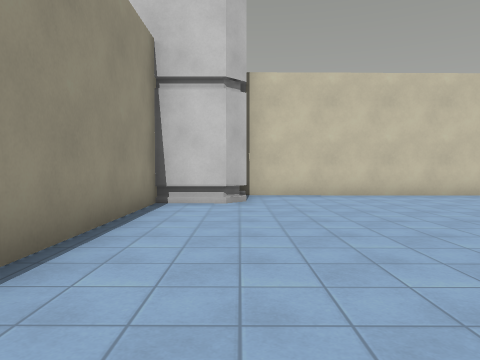
View 1 (above)

24 first-person views from a walk through a level from a Godot 3-D game. The camera is 1.4 m above the floor, tilts 2° down and sees 70° across. The floor is counted in squares, 2 m on a side. Each view is taken from the middle of a square. On the plan, view 1 faces up. The plan holds only what a view shows up to about 11 squares ahead; the rest is blank. The place goes on beyond the plan. Characters and animated objects are not drawn. Surface patterns are stand-ins for the level's own textures.

View 2
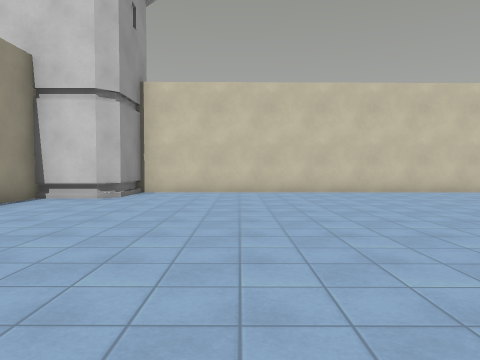

View 3
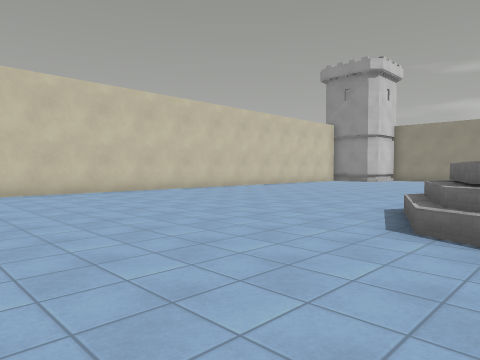

View 4
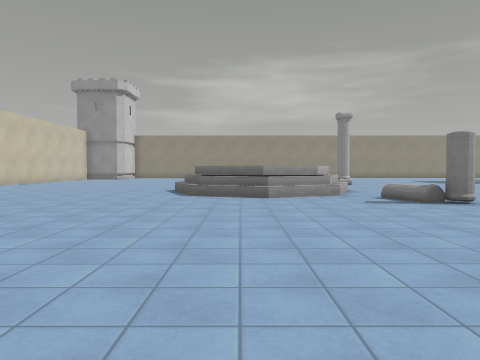

View 5
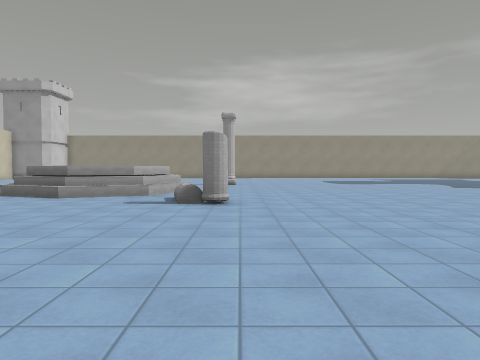

View 6
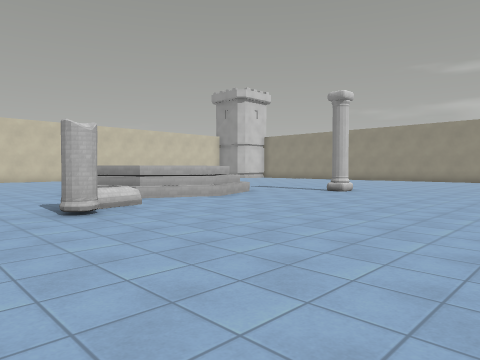

View 7
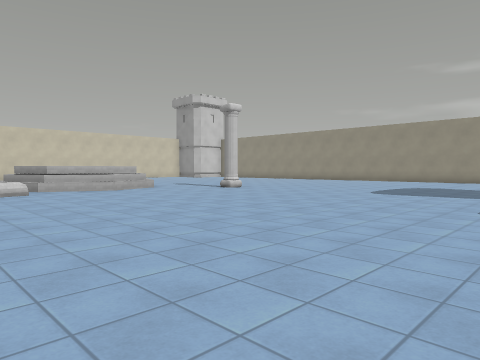

View 8
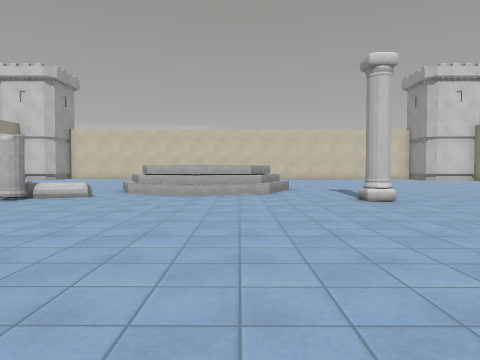

View 9
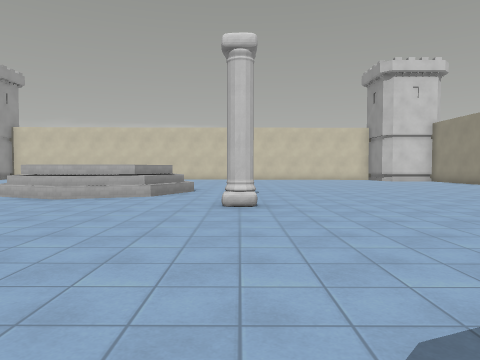

View 10
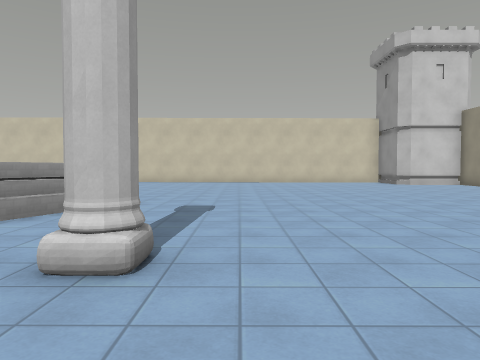

View 11
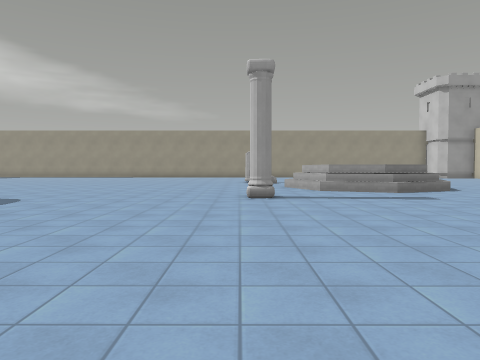

View 12
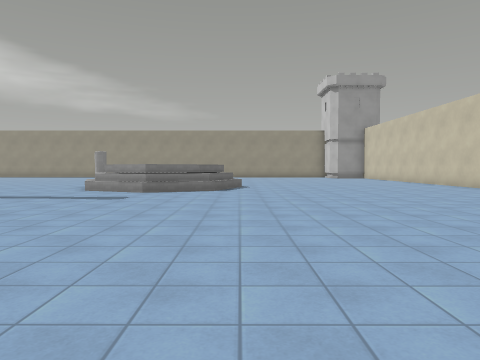

View 13
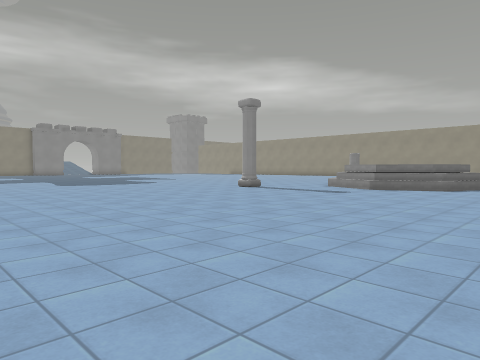

View 14
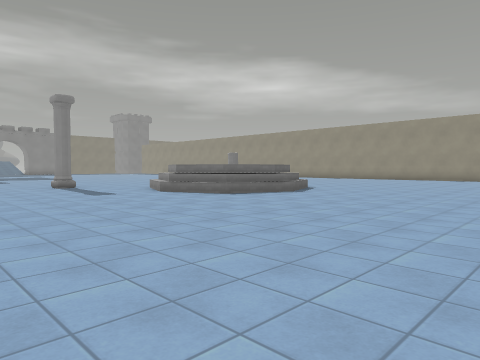

View 15
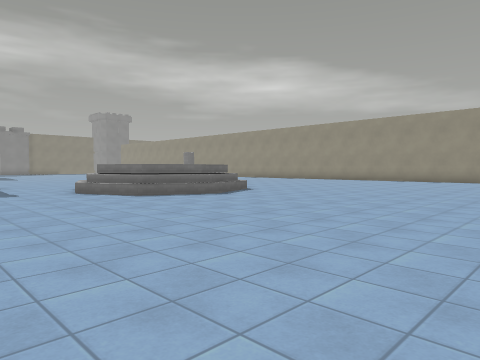

View 16
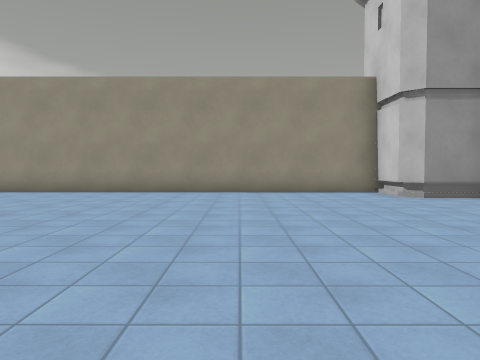

View 17
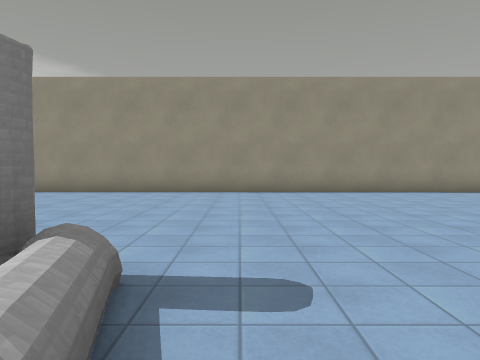

View 18
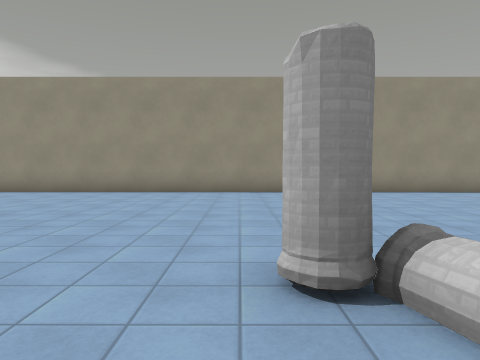

View 19
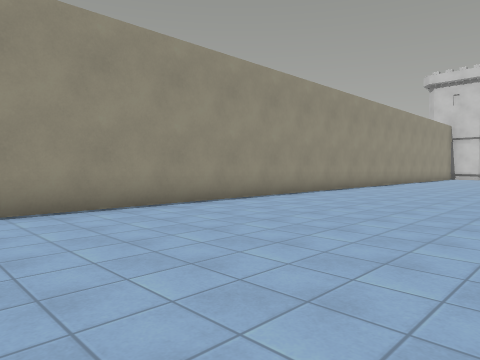

View 20
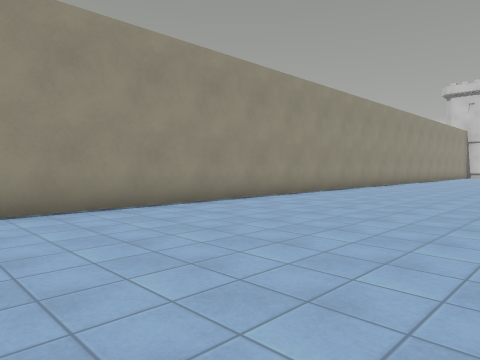

View 21
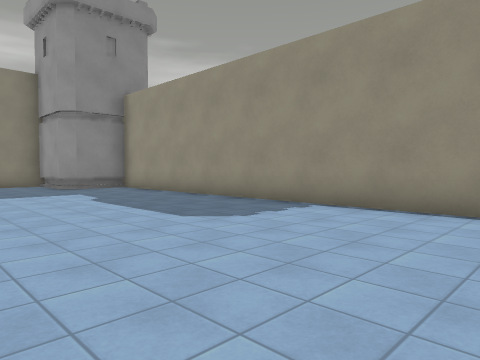

View 22
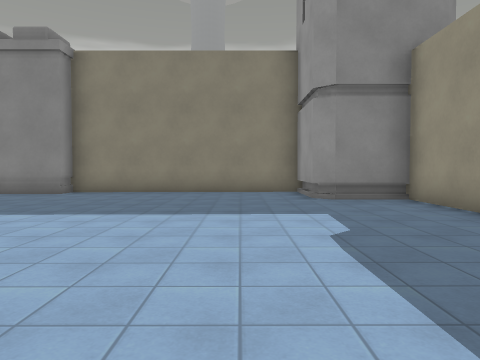

View 23
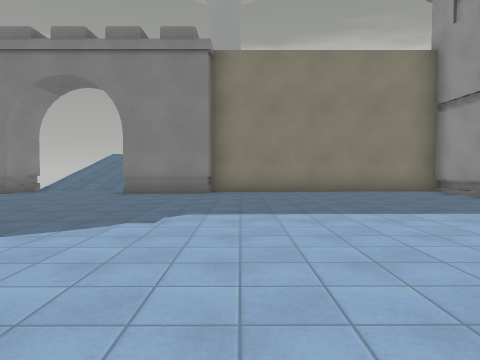

View 24
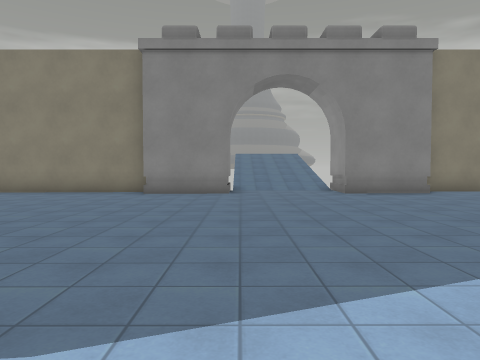

### Floor plan
Points are (right, up) in squares from view 1. A wall is a line through its corners. A room is listed if a view was taken in it or the views show most of it. See-through windows are left out.
Room 1 (views 1, 2, 3, 4, 5, 6, 7, 8, 9, 10, 11, 12, 13, 14, 15, 16, 17, 18, 19, 20, 21, 22, 23, 24)
walls: (9.8, -3.8) (8.3, -3.1) (7.8, -1.6) (8.4, -0.1) (10, 0.4) (11.4, -0.2) (12, -1.8) (11.3, -3.2) (9.8, -3.8); (14.6, -30.9) (19, -30.9); (10.1, 9.1) (-0.1, 8.9); (12.3, -31.9) (12.3, -30.3) (14.6, -30.3); (-1.7, 7) (-1.7, -28.6); (0.1, -30.9) (6.9, -30.9) (6.9, -30.3) (9.1, -30.3) (9.1, -31.8)
low walls: (9.9, -4.1) (8.2, -3.4) (7.4, -1.7) (8.1, 0) (9.9, 0.8) (11.6, 0.1) (12.3, -1.7) (11.6, -3.4) (9.9, -4.1); (7.9, -3.6) (7.5, -2.5); (7.4, -2.4) (7.1, -1.6); (7.5, -0.9) (7.9, 0.3) (8.6, 0.5); (11.2, 0.5) (11.8, 0.3) (12.6, -1.7) (11.8, -3.6) (9.9, -4.4) (8.4, -3.8); (9.5, 0.9) (9.9, 1.1) (11.1, 0.6)
objects: tower (0, 7); pillar (6, -5); pillar (7, -5); pillar (14, -6)

Where each view was taken, in squares from view 1:
view 1: 0 up, 0 right, facing up
view 2: 1 down, 3 right, facing up
view 3: 1 down, 4 right, facing up-right
view 4: 1 down, 1 left, facing right
view 5: 6 down, 1 left, facing right
view 6: 11 down, 4 right, facing up-right
view 7: 15 down, 5 right, facing up-right
view 8: 13 down, 11 right, facing up
view 9: 12 down, 14 right, facing up
view 10: 8 down, 15 right, facing up
view 11: 6 down, 22 right, facing left
view 12: 1 up, 22 right, facing left
view 13: 3 up, 23 right, facing down-left
view 14: 7 up, 18 right, facing down-left
view 15: 8 up, 16 right, facing down-left
view 16: 3 up, 8 right, facing left
view 17: 4 down, 8 right, facing left
view 18: 6 down, 8 right, facing left
view 19: 17 down, 4 right, facing up-left
view 20: 21 down, 4 right, facing up-left
view 21: 17 down, 4 right, facing down-left
view 22: 21 down, 2 right, facing down
view 23: 21 down, 6 right, facing down
view 24: 21 down, 12 right, facing down
